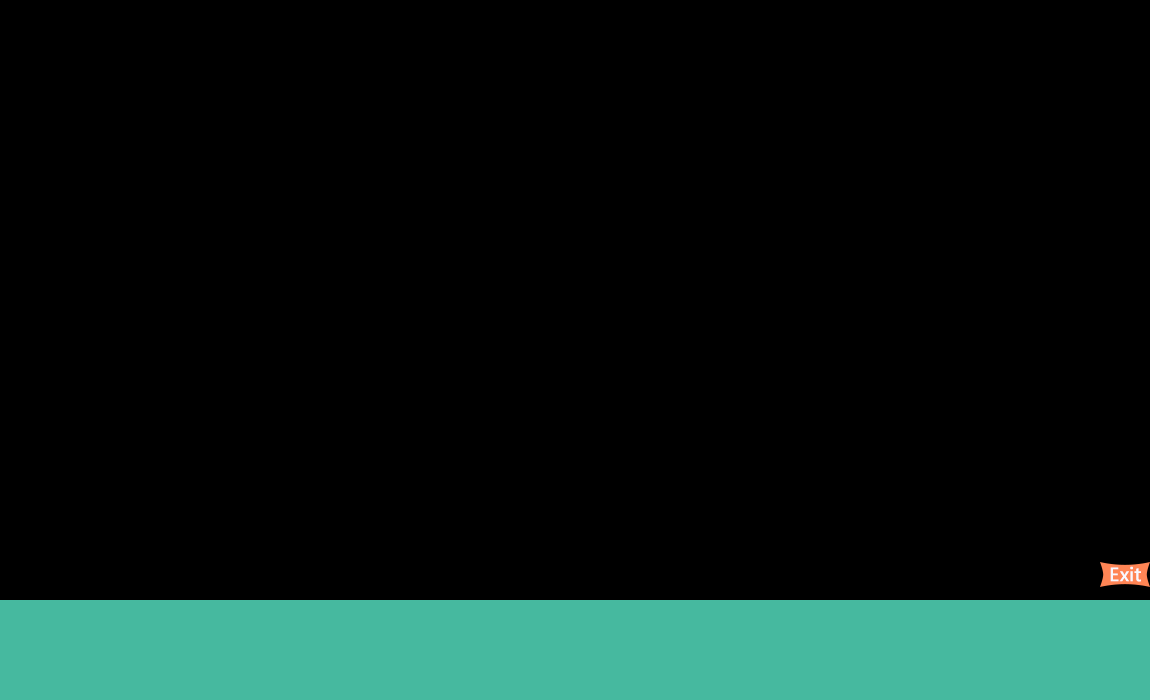

This is a level from a 2D game, rendered from its Tiled map with the project's own tilesets. A one-line summary and the map file follow, with tile-layer data summarised:
An orthogonal 23x14 tile map with 50x50 px tiles, 1 tile layer (down), 1 hidden layer not drawn.

<map version="1.0" orientation="orthogonal" renderorder="left-down" width="23" height="14" tilewidth="50" tileheight="50" nextobjectid="22">
 <tileset firstgid="1" name="colorsheet" tilewidth="50" tileheight="50" tilecount="14">
  <image source="../gfx/colorsheet.png" width="350" height="100" />
  <tile id="0">
   <properties>
    <property name="colorID" value="30001" />
    <property name="id" value="10100" />
    <property name="type" value="block" />
   </properties>
  </tile>
  <tile id="1">
   <properties>
    <property name="colorID" value="30002" />
    <property name="id" value="10101" />
    <property name="type" value="block" />
   </properties>
  </tile>
  <tile id="2">
   <properties>
    <property name="colorID" value="30003" />
    <property name="id" value="10102" />
    <property name="type" value="block" />
   </properties>
  </tile>
  <tile id="3">
   <properties>
    <property name="colorID" value="30003" />
    <property name="id" value="10200" />
    <property name="type" value="color_change" />
   </properties>
  </tile>
  <tile id="4">
   <properties>
    <property name="colorID" value="30002" />
    <property name="id" value="10201" />
    <property name="type" value="color_change" />
   </properties>
  </tile>
  <tile id="5">
   <properties>
    <property name="colorID" value="30001" />
    <property name="id" value="10202" />
    <property name="type" value="color_change" />
   </properties>
  </tile>
  <tile id="6">
   <properties>
    <property name="id" value="10203" />
    <property name="type" value="wall_control" />
   </properties>
  </tile>
  <tile id="7">
   <properties>
    <property name="id" value="10204" />
    <property name="type" value="wall_control" />
   </properties>
  </tile>
  <tile id="8">
   <properties>
    <property name="id" value="10205" />
    <property name="type" value="wall_control" />
   </properties>
  </tile>
  <tile id="9">
   <properties>
    <property name="id" value="10300" />
    <property name="type" value="exit" />
   </properties>
  </tile>
 </tileset>
 <layer name="up" width="23" height="14" visible="0">
  <data>[322 cells, 281 non-empty, 1 distinct tile ids]</data>
 </layer>
 <layer name="down" width="23" height="14">
  <data>[322 cells, 47 non-empty, 2 distinct tile ids]</data>
 </layer>
</map>
